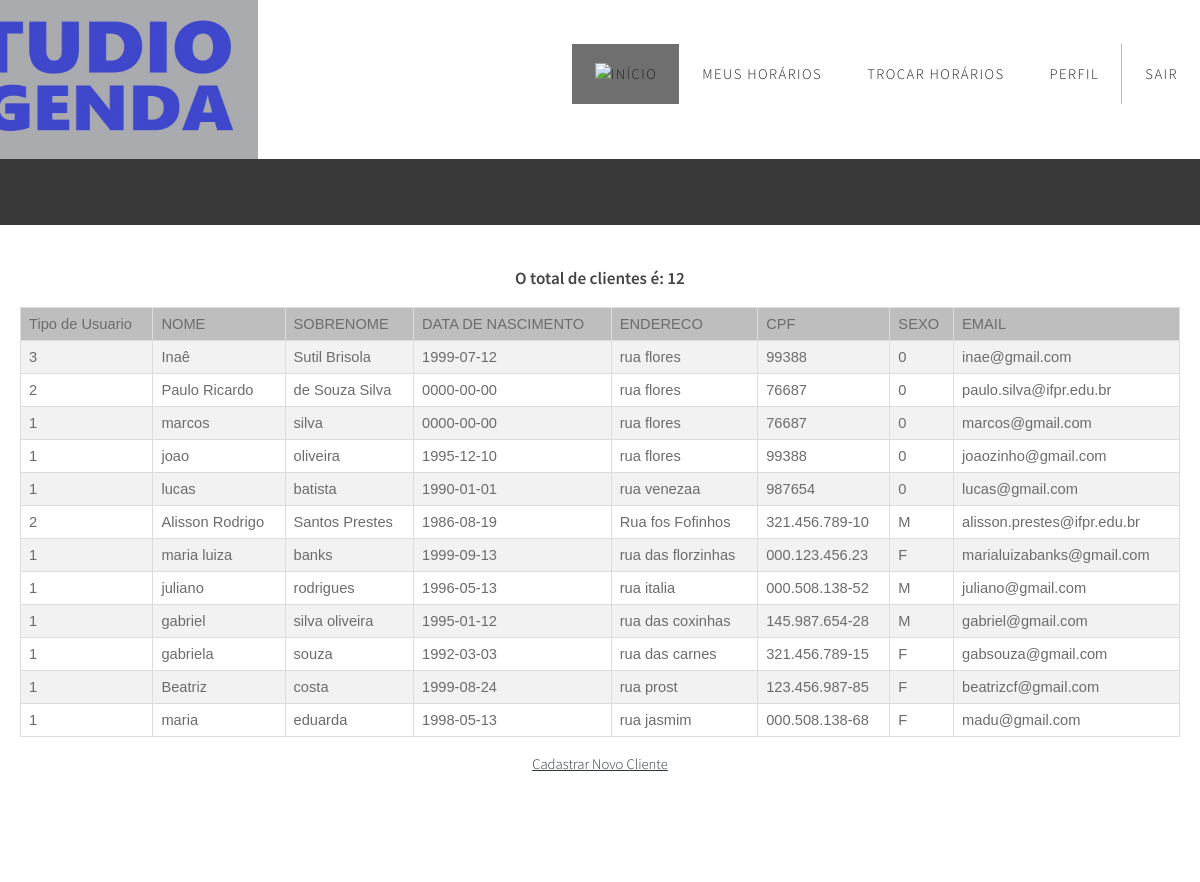
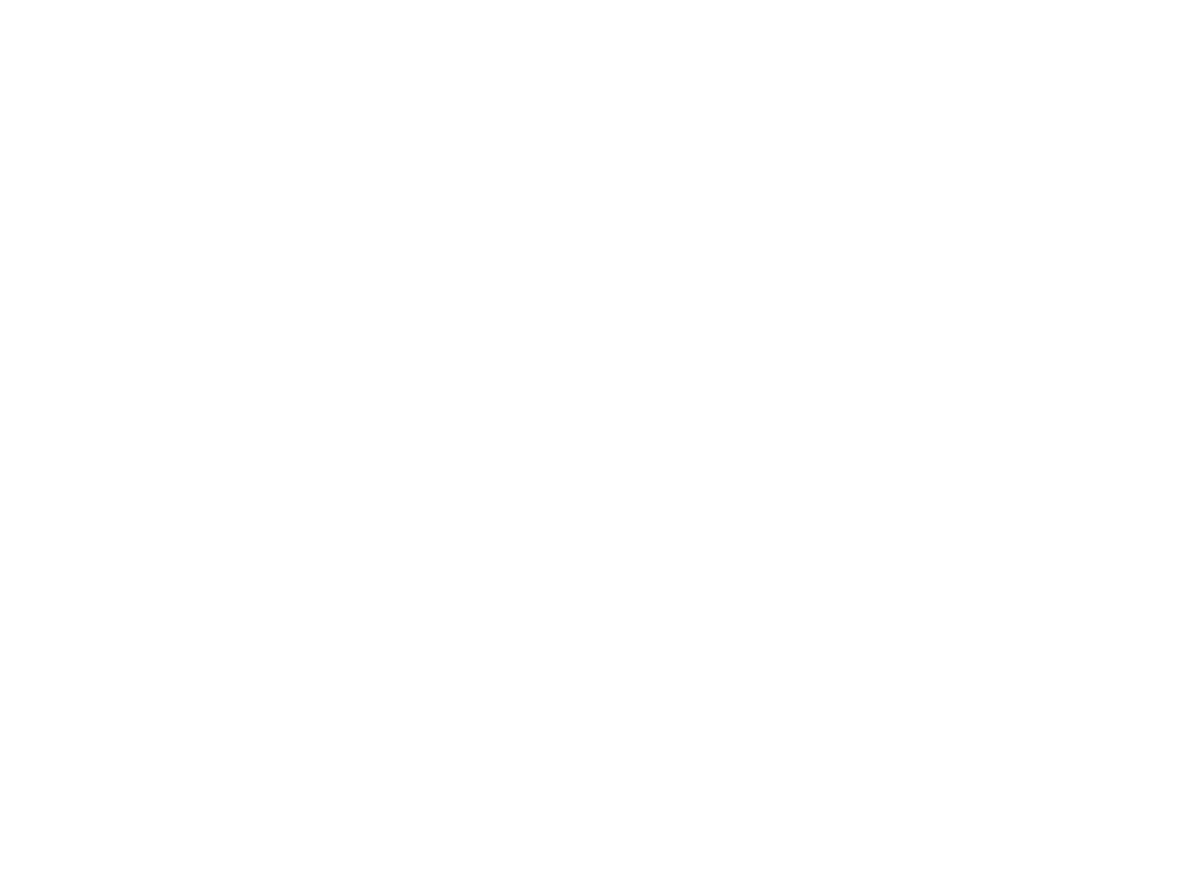
The app's page /php/relatorios.php (signed in) with its own data (2 pictures, top to bottom).
### tables this page shows
CREATE TABLE `usuarios` (
  `idUsuario` int(11) NOT NULL,
  `tipoUsuario` int(1) NOT NULL,
  `nome` varchar(45) NOT NULL,
  `sobrenome` varchar(45) NOT NULL,
  `dtNasc` date NOT NULL,
  `cpf` varchar(14) NOT NULL,
  `endereco` varchar(45) NOT NULL,
  `sexo` char(1) NOT NULL,
  `email` varchar(45) NOT NULL,
  `senha` varchar(20) NOT NULL
);

### php/relatorios.php (the view, shortened to what this page needs)
<!DOCTYPE html>
        <html xmlns="http://www.w3.org/1999/xhtml">
        <head>
        <link href="../css/default.css" rel="stylesheet" type="text/css" media="all" />
        <link href="../css/logo.css" rel="stylesheet" type="text/css" media="all" />
        <link href="../css/fonts.css" rel="stylesheet" type="text/css" media="all" />
        <link href="../css/estiloFormulario.css" rel="stylesheet" type="text/css" media="all" />
    </head>
   <body>
        <div id="header-wrapper">
        <div id="header" class="container">
        <div id="logo">
            <h1><img src="../imagens/logoBP.jpg" id="imgpos"><a href="index.php"></a></h1>
        </div>
      <div id="menu">
        <?php
            $tipoUsuario = $_SESSION["tipoUsuario"];
            if ($tipoUsuario == "3"){
                echo"
                    <header>
                        <ul id ='ulHorizontal'>
                            <li id='liHorizontal'><a href='pgInicial.php'><img id='home' src='../imagens/whiteHome.png' width='15'>Início</a></li>
                            <li id='liHorizontal'><a href='horariosAlunos.php'>Horarios dos Alunos</lei>
                            <li id='liHorizontal'><a href='cadastrarCliente.php'>Cadastrar Usuário</a></li>
                            <li id='liHorizontal'class='active' ><a href='relatorios.php'>Relatórios</a></li>
                            <li id='liHorizontal'><a href='agendamentos.php'>Agendamentos</a></li>";
                            if (isset ($_SESSION["email"] ) ){
                                echo "<li id='liHorizontal' style='float:right; border-left: 1px solid #bbb;'><a href='logout.php'>Sair</a></li>";
                            }
                            else {
                                echo "<li id='liHorizontal' style='float:right; border-left: 1px solid #bbb;'><a href='formLogin.php'>Login</a></li>";
                            }
                echo    "</ul>
                    </header>";
            }
            elseif ($tipoUsuario == "1"){
                echo"
                    <header>
                        <ul id ='ulHorizontal'>
                            <li id='liHorizontal' class='active' ><a href='pgInicial.php'><img id='home' src='../imagens/whiteHome.png' width='15'>Início</a></li>
                            <li id='liHorizontal'><a href='horariosAulas.php'>Meus Horários</lei>
                            <li id='liHorizontal'><a href='trocarH.php'>Trocar Horários</a></li>
                            <li id='liHorizontal'><a href='perfilAluno.php'>Perfil</a></li>";
                            if (isset ($_SESSION["email"] ) ){
                                echo "<li id='liHorizontal' style='float:right; border-left: 1px solid #bbb;'><a href='logout.php'>Sair</a></li>";
                            }
                            else {
                                echo "<li id='liHorizontal' style='float:right; border-left: 1px solid #bbb;'><a href='formLogin.php'>Login</a></li>";
                            }
                echo    "</ul>
                    </header>";
                }
                 ?>
                   </div>
            </div>
           </div>
        <br><br>
                <div id="master">
                 <table id="customers">
              <?php
             echo "<CENTER>";
            include_once("conexaoBD.php");
            $listar = "SELECT * FROM usuarios";
            $res = mysqli_query($link, $listar) or die ("Erro ao pesquisar dados do cliente. ". mysqli_error() );
            $total = mysqli_num_rows($res);
            echo "<H3><br>O total de clientes é: $total </H3></br>";
            echo "<TR>
                <td bgcolor=#BEBEBE <TH>Tipo de Usuario</td></TH>
                <td bgcolor=#BEBEBE>NOME</td>
                <td bgcolor=#BEBEBE>SOBRENOME</td>
                <td bgcolor=#BEBEBE>DATA DE NASCIMENTO</td>
                <td bgcolor=#BEBEBE>ENDERECO</td>
                <td bgcolor=#BEBEBE>CPF</td>
                <td bgcolor=#BEBEBE>SEXO</td>
                <td bgcolor=#BEBEBE>EMAIL</td>
                </TR>";
            while ( $registro = mysqli_fetch_assoc($res) ) {
                $tipoUsuario = $registro["tipoUsuario"];
                $nome        = $registro["nome"];
                $sobrenome   = $registro["sobrenome"];
                $dtNasc      = $registro["dtNasc"];
                $endereco    = $registro["endereco"];
                $cpf         = $registro["cpf"];
                $sexo        = $registro["sexo"];
                $email       = $registro["email"];
                echo "<tr>
                      <td>$tipoUsuario</td>
                      <td>$nome</td>
                      <td>$sobrenome</td>
                      <td>$dtNasc</td>
                      <td>$endereco</td>
                      <td>$cpf</td>
                      <td>$sexo</td>
                      <td>$email</td>
                </tr>";
            }
            echo "</table>";
            echo "<center><br><a href='cadastrarCliente.php' title='Vai para a tela de Cadastro de Clientes'>Cadastrar Novo Cliente</a>";
            echo "</CENTER>";
          ?>
                </div>
</html>

### css/default.css (style rules this page uses)
html, body { height: 100%; }
body { margin: 0px; padding: 0px; background: #383838; font-family: 'Source Sans Pro', sans-serif; font-size: 11pt; font-weight: 300; color: #6c6c6c }
h1, h2, h3 { margin: 0; padding: 0; font-weight: 600; color: #454445; }
p, ol, ul { margin-top: 0; }
ol, ul { padding: 0; list-style: none; }
a { color: #2C383B; }
.container { margin: 0px auto; width: 1200px; }
#header-wrapper { padding: 2em 0em; background: #FFF; }
#header { position: relative; height: 100px; }
#logo { position: absolute; top: 1.5em; left: 0; width: 100%; }
#logo h1 { display: inline-block; font-size: 2.5em; text-transform: uppercase; font-weight: 700; color: #2C383B; padding-right: 0.50em; }
li { float: left; }
.active { background-color: #6F6F6F; }
#menu { position: absolute; right: 0; top: 1em; }
#menu ul { display: inline-block; }
#menu li { display: block; float: left; text-align: center; line-height: 60px; }
#menu li a, #menu li span { display: inline-block; margin-left: 1px; padding: 0em 1.5em; letter-spacing: 0.10em; text-decoration: none; font-size: 1em; text-transform: uppercase; outline: 0; color: #212121; }
#master { padding:20px; margin-top:30px; background-color: white; height:1500px; }
#customers { font-family: "Trebuchet MS", Arial, Helvetica, sans-serif; border-collapse: collapse; width: 100%; }
#customers td, #customers th { border: 1px solid #ddd; padding: 8px; }
#customers tr:nth-child(even) { background-color: #f2f2f2; }

### css/logo.css (style rules this page uses)
#imgpos { position: absolute; left: -102px; margin-top: -66px; width: 360px; height: 160px; }

### records on screen
usuarios: tipoUsuario "3", nome "Inaê", sobrenome "Sutil Brisola", dtNasc "1999-07-12", endereco "rua flores", cpf "99388", sexo "0", email "inae@gmail.com"
usuarios: tipoUsuario "2", nome "Paulo Ricardo", sobrenome "de Souza Silva", dtNasc "0000-00-00", endereco "rua flores", cpf "76687", sexo "0", email "paulo.silva@ifpr.edu.br"
usuarios: tipoUsuario "1", nome "marcos", sobrenome "silva", dtNasc "0000-00-00", endereco "rua flores", cpf "76687", sexo "0", email "marcos@gmail.com"
usuarios: tipoUsuario "1", nome "joao", sobrenome "oliveira", dtNasc "1995-12-10", endereco "rua flores", cpf "99388", sexo "0", email "joaozinho@gmail.com"
usuarios: tipoUsuario "1", nome "lucas", sobrenome "batista", dtNasc "1990-01-01", endereco "rua venezaa", cpf "987654", sexo "0", email "lucas@gmail.com"
usuarios: tipoUsuario "2", nome "Alisson Rodrigo", sobrenome "Santos Prestes", dtNasc "1986-08-19", endereco "Rua fos Fofinhos", cpf "321.456.789-10", sexo "M", email "alisson.prestes@ifpr.edu.br"
usuarios: tipoUsuario "1", nome "maria luiza", sobrenome "banks", dtNasc "1999-09-13", endereco "rua das florzinhas", cpf "000.123.456.23", sexo "F", email "marialuizabanks@gmail.com"
usuarios: tipoUsuario "1", nome "juliano", sobrenome "rodrigues", dtNasc "1996-05-13", endereco "rua italia", cpf "000.508.138-52", sexo "M", email "juliano@gmail.com"
usuarios: tipoUsuario "1", nome "gabriel", sobrenome "silva oliveira", dtNasc "1995-01-12", endereco "rua das coxinhas", cpf "145.987.654-28", sexo "M", email "gabriel@gmail.com"
usuarios: tipoUsuario "1", nome "gabriela", sobrenome "souza", dtNasc "1992-03-03", endereco "rua das carnes", cpf "321.456.789-15", sexo "F", email "gabsouza@gmail.com"
usuarios: tipoUsuario "1", nome "Beatriz", sobrenome "costa", dtNasc "1999-08-24", endereco "rua prost", cpf "123.456.987-85", sexo "F", email "beatrizcf@gmail.com"
usuarios: tipoUsuario "1", nome "maria", sobrenome "eduarda", dtNasc "1998-05-13", endereco "rua jasmim", cpf "000.508.138-68", sexo "F", email "madu@gmail.com"

### other values on screen
$total "12"
